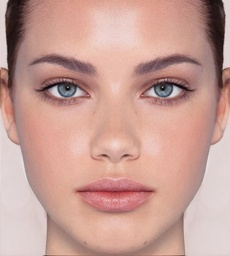
#> input picture images/face.jpg, 230 x 256 px, shrunk from 864 x 960 before the run, found by its file name
$ python main.py
#> lines starting #> are read from the running program, lines starting #| are printed output that depends on the picture
#> further down, inputImage is the input picture: shape (256, 230, 3); mean B, G, R 149.3, 158.6, 200
### src/luv.py
import numpy as np

from kmeans import KMeans

def inverseGamma(t):
    if (t < 0.03928):
        return t/12.92
    else:
        return np.power(((t + 0.055)/1.055),2.4)


# [13 lines left out: functions gamma, gammaClip, not called in this run]
def rgb_luv(inputImage):
    u_w = (4*0.95/(0.95+ 15 + 3*1.09))
    v_w = (9/(0.95+ 15 + 3*1.09))
    LRGB2XYZMatrix = [[0.412453, 0.357580, 0.180423],
                  [0.212671, 0.715160, 0.072169],
                  [0.019334, 0.119193, 0.950227]]
    rows, cols, bands = inputImage.shape # bands == 3
#> rows = 256; cols = 230; bands = 3
    LsRGBMatrix = np.zeros([rows, cols, bands], dtype=np.float16)

    for i in range(0, rows) :
        for j in range(0, cols) :
            b, g, r = inputImage[i, j]

            #sRGB to Non-Linear sRGB
            non_linear_B = b / 255.0
            non_linear_G = g / 255.0
            non_linear_R = r / 255.0

            #Non-Linear sRGB to Linear sRGB
            linear_B = inverseGamma(non_linear_B)
            linear_G = inverseGamma(non_linear_G)
            linear_R = inverseGamma(non_linear_R)


            LsRGBMatrix[i, j] = [linear_R, linear_G, linear_B]
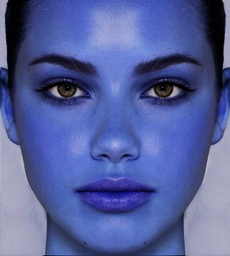
#> LsRGBMatrix: shape (256, 230, 3) float16; mean B, G, R 0.613, 0.377, 0.332


    XYZMatrix = np.zeros([rows, cols, bands], dtype=np.float16)
    #Linear sRGB to XYZ
    for i in range(0, rows) :
        for j in range(0, cols) :
            RGB = LsRGBMatrix[i, j]
            XYZMatrix[i,j] = np.dot(LRGB2XYZMatrix, RGB)
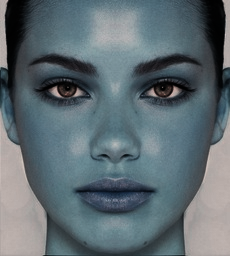
#> XYZMatrix: shape (256, 230, 3) float16; mean B, G, R 0.448, 0.424, 0.372


    LuvMatrix = np.zeros([rows, cols, bands], dtype=np.float16)
    for i in range(0, rows) :
        for j in range(0, cols) :
            X, Y, Z = XYZMatrix[i, j]
            # Calculate the L
            L = 116 * np.power(Y, 1/3.0) - 16.0 if Y > 0.008856 else 903.3 * Y

            d = X + 15*Y + 3*Z
            if(d <= 0):
                d = 0.1

            # Calculate the u
            u_temp = (4*X)/d
            u = 13*L*(u_temp - u_w)

            # Calculate the v
            v_temp = (9*Y)/d
            v = 13*L*(v_temp - v_w)

            LuvMatrix[i,j] = [L, u, v]
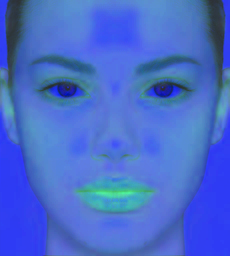
#> LuvMatrix: shape (256, 230, 3) float16; mean B, G, R 68.5, 27.4, 12.4; drawn with min black and max white
    return LuvMatrix


def luv_rgb(LuvMatrix):
    rows, cols, bands = inputImage.shape # bands == 3
    u_w = (4*0.95/(0.95+ 15 + 3*1.09))
    v_w = (9/(0.95+ 15 + 3*1.09))
    XYZ2LRGBMatrix = [[3.240479, -1.53715, -0.498535],
                  [-0.969256, 1.875991, 0.041556],
                  [0.055648, -0.204043, 1.057311]]
    Luv2XYZMatrix = np.zeros([rows, cols, bands], dtype=np.float16)

    #Luv to XYZ conversion
    for i in range(0, rows) :
        for j in range(0, cols) :
            L, u, v = LuvMatrix[i, j]

            if(L == 0):
                u_temp = 0
                v_temp = 0
            else:
                u_temp = (u + 13*u_w*L)/(13*L)
                v_temp = (v + 13*v_w*L)/(13*L)

            if(L > 7.9996):
                Y = np.power((L + 16)/116, 3)
            else:
                Y = L/903.3

            if(v_temp == 0):
                X = 0
                Z = 0
            else:
                X = Y*2.25*(u_temp/v_temp)
                Z = (Y*(3 - 0.75*u_temp- 5*v_temp))/v_temp

            Luv2XYZMatrix[i,j] = [X, Y, Z]

    XYZ2LsRGBMatrix = np.zeros([rows, cols, bands], dtype=np.float16)
    LsRGB2NLsRGBMatrix = np.zeros([rows, cols, bands], dtype=np.float16)

    for i in range(0, rows) :
        for j in range(0, cols) :
            XYZ = Luv2XYZMatrix[i, j]
            #Linear RGB from XYZ
            XYZ2LsRGBMatrix[i, j] = np.dot(XYZ2LRGBMatrix, XYZ)

            R, G, B = XYZ2LsRGBMatrix[i, j]

            #Non Linear RGB from Linear RGB
            non_linear_R = gammaClip(gamma(R))
            non_linear_G = gammaClip(gamma(G))
            non_linear_B = gammaClip(gamma(B))

            LsRGB2NLsRGBMatrix[i, j] = [non_linear_R, non_linear_G, non_linear_B]


    scaledOutput = np.zeros([rows, cols, bands], dtype=np.uint8)

    #final Scaled output in sRGB
    for i in range(0, rows) :
        for j in range(0, cols) :

            n_linear_R, n_linear_G, n_linear_B = LsRGB2NLsRGBMatrix[i, j]

            r = np.rint(n_linear_R*255)
            g = np.rint(n_linear_G*255)
            b = np.rint(n_linear_B*255)

            scaledOutput[i,j] = [b, g, r]

    return scaledOutput

# [21 lines that do not run on import are left out]

### src/kmeans.py
import numpy as np
from utils import euclidean_distances

# TODO:
# Add loss function (intertia) and iterate for different seeds
class KMeans():
    def __init__(self, K:int=2, initial_centroids:np.ndarray|None=None ,max_iter:int =100, tolerance:float=1e-4, verbose:bool= False) -> None:
        self.K = K
        self.max_iter = max_iter
        self.verbose = verbose
        self.initial_centroids = initial_centroids
        self.tolerance = tolerance

    def __check_params(self):
        if self.K < 2:
            raise ValueError(f"K must be greater than or equal 2")
        if self.max_iter < 1:
            raise ValueError(f"max_iter must be greater than or equal 1")

    # for each point
    # calculate the distance to each centroid
    # assign the point to cluster k based on least centroid
    # update centroid to mean of points in k
    def fit(self, X: np.ndarray):
        self.__check_params()
        self.__init_centroids(X)
#> in __init_centroids, `self.centroids = np.array([X[np.random.randint(0,X.shape[0])] for _ in..`: self.centroids = [[43.28, 27, 8.52], [46.38, 59.06, 8.62], [74.44, 34.72, 21.95]]

        for i in range(self.max_iter):
            self.labels = self.__assign_labels(X)

            old_centroids = self.centroids.copy()
            self.__update_centroids(X,self.labels)

            if np.allclose(old_centroids,self.centroids,rtol=self.tolerance,atol=0):
                if self.verbose:
                    print(f"converged at iteration #{i+1}")
                return self

            if self.verbose:
                print(f"iteration #{i+1}:")
                [print(f"\tcentroid {j+1}: {k}") for j,k in enumerate(self.centroids)]

        return self

    def __update_centroids(self, X: np.ndarray, labels:np.ndarray):
        for k in range(self.K):
            self.centroids[k] = X[np.where(labels==k)[0]].mean(axis=0)

    def __assign_labels(self, X: np.ndarray)-> np.ndarray:
        distances = np.ndarray((self.K,X.shape[0]))
        for i,c in enumerate(self.centroids):
            distances[i] = euclidean_distances(X, c)

        return np.argmin(distances,axis=0)

    def __init_centroids(self, X):
        # check if user supplied initial centroid else
        # initialize random centroids from the observations
        if type(self.initial_centroids) == np.ndarray:
            if self.initial_centroids.shape == (self.K, X.shape[1]):
                self.centroids = self.initial_centroids
            else:
                raise ValueError(f"Expected shape({self.K}, {X.shape[1]}), found {self.initial_centroids.shape}")
        else:
            self.centroids = np.array([X[np.random.randint(0,X.shape[0])] for _ in range(self.K)])


        if self.verbose:
            [print(f"initial centroid {i+1}: {k}") for i,k in enumerate(self.centroids)]

# [33 lines that do not run on import are left out]

### src/utils.py
from math import sqrt, pi
from matplotlib import pyplot as plt
import numpy as np

# [5 lines left out: function kernel_density_estimation, not called in this run]

def euclidean_distances(x1, x2):
    return np.linalg.norm(x1 - x2, ord=2, axis=1)


# [22 lines of commented-out code are left out]

### src/main.py
import cv2
import numpy as np
from kmeans import KMeans
from luv import luv_rgb, rgb_luv
inputImage = cv2.imread("./images/face.jpg", cv2.IMREAD_COLOR)
print("rgb_luv")
luv = rgb_luv(inputImage)
pixel_vals = luv.reshape((-1,3))
# Convert to float type
pixel_vals = np.float32(pixel_vals)
print("kmeans")
m = KMeans(K=3,max_iter=10).fit(pixel_vals)

# convert data into 8-bit values
centers = np.uint8(m.centroids)
#> centers = [[30, 16, 3], [69, 33, 16], [84, 10, 3]]
segmented_data = centers[m.labels.flatten()]
# reshape data into the original image dimensions
segmented_luv = segmented_data.reshape((inputImage.shape))
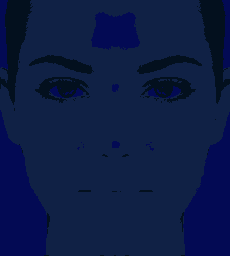
#> segmented_luv: shape (256, 230, 3); mean B, G, R 68.1, 27, 12.3
print("luv_rgb")
#> (the run stopped early here; a loop or call above may not have finished)

$ run again, with images/beach.jpg copied over images/face.jpg
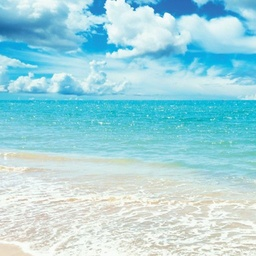
#> input picture images/beach.jpg, 256 x 256 px, shrunk from 512 x 512 before the run, found by its file name
#> inputImage is the input picture: shape (256, 256, 3); mean B, G, R 221.7, 212.7, 160.3
#> after the loop in rgb_luv, `for i in range(0, rows) :`:
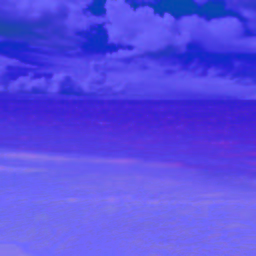
#> LuvMatrix: shape (256, 256, 3) float16; mean B, G, R 82.4, -21.5, -12.5; drawn with min black and max white
#> self.centroids = [[49.56, -26.58, -67.62], [84, -2.21, 4.86], [90.69, -10.96, 3.14]]
#> centers = [[69, 214, 220], [90, 253, 4], [82, 227, 241]]
#> `segmented_luv = segmented_data.reshape((inputImage.shape))`:
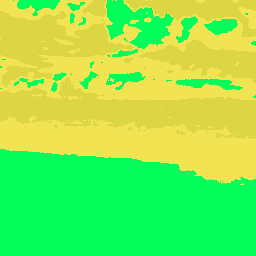
#> segmented_luv: shape (256, 256, 3); mean B, G, R 82.1, 234.8, 134
